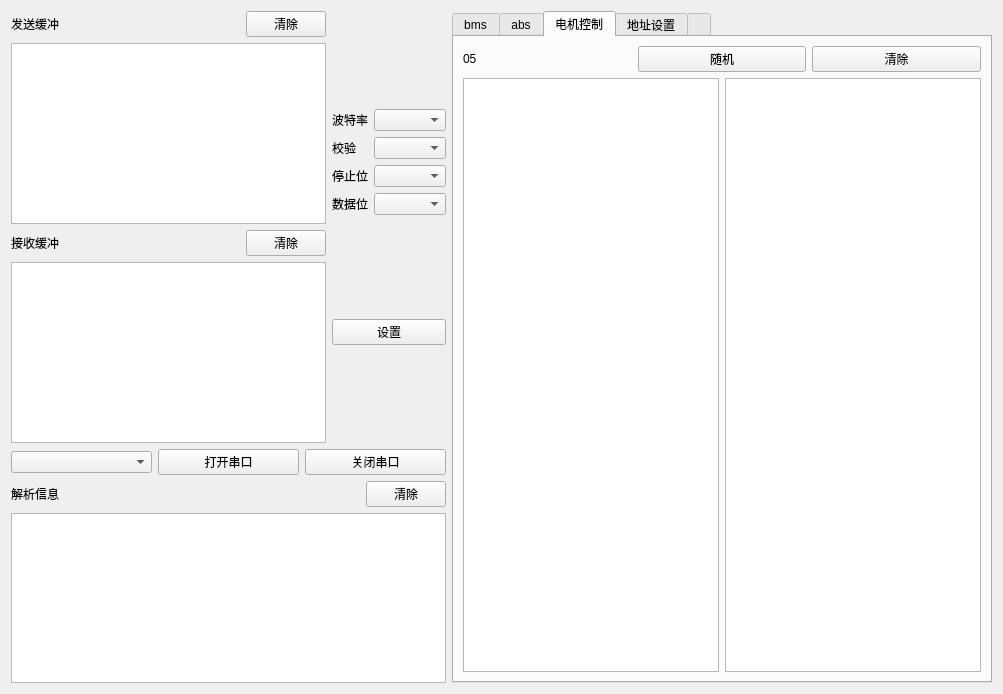
<?xml version="1.0" encoding="UTF-8"?>
<ui version="4.0">
 <class>serial_window1</class>
 <widget class="QWidget" name="serial_window1">
  <property name="geometry">
   <rect>
    <x>0</x>
    <y>0</y>
    <width>1003</width>
    <height>694</height>
   </rect>
  </property>
  <property name="windowTitle">
   <string>Form</string>
  </property>
  <layout class="QHBoxLayout" name="horizontalLayout_10">
   <item>
    <layout class="QHBoxLayout" name="horizontalLayout_9">
     <item>
      <layout class="QVBoxLayout" name="verticalLayout_12">
       <item>
        <layout class="QVBoxLayout" name="verticalLayout_6">
         <item>
          <layout class="QHBoxLayout" name="horizontalLayout_8">
           <item>
            <layout class="QVBoxLayout" name="verticalLayout_9">
             <item>
              <layout class="QVBoxLayout" name="verticalLayout_4">
               <item>
                <layout class="QHBoxLayout" name="horizontalLayout_2">
                 <item>
                  <widget class="QLabel" name="label">
                   <property name="text">
                    <string>发送缓冲</string>
                   </property>
                  </widget>
                 </item>
                 <item>
                  <spacer name="horizontalSpacer">
                   <property name="orientation">
                    <enum>Qt::Horizontal</enum>
                   </property>
                   <property name="sizeHint" stdset="0">
                    <size>
                     <width>78</width>
                     <height>20</height>
                    </size>
                   </property>
                  </spacer>
                 </item>
                 <item>
                  <widget class="QPushButton" name="clear_send_info">
                   <property name="text">
                    <string>清除</string>
                   </property>
                  </widget>
                 </item>
                </layout>
               </item>
               <item>
                <widget class="QTextBrowser" name="send_info"/>
               </item>
              </layout>
             </item>
             <item>
              <layout class="QVBoxLayout" name="verticalLayout_5">
               <item>
                <layout class="QHBoxLayout" name="horizontalLayout_4">
                 <item>
                  <widget class="QLabel" name="label_6">
                   <property name="text">
                    <string>接收缓冲</string>
                   </property>
                  </widget>
                 </item>
                 <item>
                  <spacer name="horizontalSpacer_2">
                   <property name="orientation">
                    <enum>Qt::Horizontal</enum>
                   </property>
                   <property name="sizeHint" stdset="0">
                    <size>
                     <width>78</width>
                     <height>20</height>
                    </size>
                   </property>
                  </spacer>
                 </item>
                 <item>
                  <widget class="QPushButton" name="clear_receive_info">
                   <property name="text">
                    <string>清除</string>
                   </property>
                  </widget>
                 </item>
                </layout>
               </item>
               <item>
                <widget class="QTextBrowser" name="receive_info"/>
               </item>
              </layout>
             </item>
            </layout>
           </item>
           <item>
            <layout class="QVBoxLayout" name="verticalLayout_3">
             <item>
              <layout class="QHBoxLayout" name="horizontalLayout">
               <item>
                <layout class="QVBoxLayout" name="verticalLayout">
                 <item>
                  <widget class="QLabel" name="label_2">
                   <property name="text">
                    <string>波特率</string>
                   </property>
                  </widget>
                 </item>
                 <item>
                  <widget class="QLabel" name="label_3">
                   <property name="text">
                    <string>校验</string>
                   </property>
                  </widget>
                 </item>
                 <item>
                  <widget class="QLabel" name="label_4">
                   <property name="text">
                    <string>停止位</string>
                   </property>
                  </widget>
                 </item>
                 <item>
                  <widget class="QLabel" name="label_5">
                   <property name="text">
                    <string>数据位</string>
                   </property>
                  </widget>
                 </item>
                </layout>
               </item>
               <item>
                <layout class="QVBoxLayout" name="verticalLayout_2">
                 <item>
                  <widget class="QComboBox" name="baud_rate"/>
                 </item>
                 <item>
                  <widget class="QComboBox" name="check_bit"/>
                 </item>
                 <item>
                  <widget class="QComboBox" name="stop_bit"/>
                 </item>
                 <item>
                  <widget class="QComboBox" name="data_length"/>
                 </item>
                </layout>
               </item>
              </layout>
             </item>
             <item>
              <widget class="QPushButton" name="pushButton">
               <property name="text">
                <string>设置</string>
               </property>
              </widget>
             </item>
            </layout>
           </item>
          </layout>
         </item>
         <item>
          <layout class="QHBoxLayout" name="horizontalLayout_3">
           <item>
            <widget class="QComboBox" name="port_names"/>
           </item>
           <item>
            <widget class="QPushButton" name="open_port">
             <property name="text">
              <string>打开串口</string>
             </property>
            </widget>
           </item>
           <item>
            <widget class="QPushButton" name="close_port">
             <property name="text">
              <string>关闭串口</string>
             </property>
            </widget>
           </item>
          </layout>
         </item>
        </layout>
       </item>
       <item>
        <layout class="QVBoxLayout" name="verticalLayout_10">
         <item>
          <layout class="QHBoxLayout" name="horizontalLayout_18">
           <item>
            <widget class="QLabel" name="label_11">
             <property name="text">
              <string>解析信息</string>
             </property>
            </widget>
           </item>
           <item>
            <spacer name="horizontalSpacer_3">
             <property name="orientation">
              <enum>Qt::Horizontal</enum>
             </property>
             <property name="sizeHint" stdset="0">
              <size>
               <width>68</width>
               <height>20</height>
              </size>
             </property>
            </spacer>
           </item>
           <item>
            <widget class="QPushButton" name="pushButton_2">
             <property name="text">
              <string>清除</string>
             </property>
            </widget>
           </item>
          </layout>
         </item>
         <item>
          <widget class="QTextBrowser" name="log_info"/>
         </item>
        </layout>
       </item>
      </layout>
     </item>
     <item>
      <widget class="QTabWidget" name="tabWidget">
       <property name="currentIndex">
        <number>2</number>
       </property>
       <widget class="QWidget" name="battery_condition">
        <attribute name="title">
         <string>bms</string>
        </attribute>
        <layout class="QVBoxLayout" name="verticalLayout_13">
         <item>
          <layout class="QVBoxLayout" name="verticalLayout_7">
           <item>
            <layout class="QHBoxLayout" name="horizontalLayout_11">
             <item>
              <widget class="QLabel" name="battery_addr_label">
               <property name="text">
                <string>01</string>
               </property>
              </widget>
             </item>
             <item>
              <widget class="QPushButton" name="pushButton_3">
               <property name="text">
                <string>随机</string>
               </property>
              </widget>
             </item>
             <item>
              <widget class="QPushButton" name="pushButton_4">
               <property name="text">
                <string>清除</string>
               </property>
              </widget>
             </item>
            </layout>
           </item>
           <item>
            <layout class="QHBoxLayout" name="horizontalLayout_5">
             <item>
              <layout class="QVBoxLayout" name="verticalLayout_8">
               <item>
                <widget class="QLabel" name="label_7">
                 <property name="text">
                  <string>开关量</string>
                 </property>
                </widget>
               </item>
               <item>
                <widget class="QTableWidget" name="switch_quantity_table">
                 <property name="sizePolicy">
                  <sizepolicy hsizetype="Expanding" vsizetype="Expanding">
                   <horstretch>0</horstretch>
                   <verstretch>0</verstretch>
                  </sizepolicy>
                 </property>
                </widget>
               </item>
              </layout>
             </item>
             <item>
              <layout class="QVBoxLayout" name="verticalLayout_11">
               <item>
                <widget class="QLabel" name="label_8">
                 <property name="text">
                  <string>寄存器</string>
                 </property>
                </widget>
               </item>
               <item>
                <widget class="QTableWidget" name="reg_table"/>
               </item>
              </layout>
             </item>
            </layout>
           </item>
          </layout>
         </item>
        </layout>
       </widget>
       <widget class="QWidget" name="tab3">
        <attribute name="title">
         <string>abs</string>
        </attribute>
        <layout class="QVBoxLayout" name="verticalLayout_21">
         <item>
          <layout class="QVBoxLayout" name="verticalLayout_20">
           <item>
            <layout class="QHBoxLayout" name="horizontalLayout_12">
             <item>
              <widget class="QLabel" name="label_9">
               <property name="text">
                <string>06</string>
               </property>
              </widget>
             </item>
             <item>
              <widget class="QPushButton" name="pushButton_5">
               <property name="text">
                <string>随机</string>
               </property>
              </widget>
             </item>
             <item>
              <widget class="QPushButton" name="pushButton_6">
               <property name="text">
                <string>清除</string>
               </property>
              </widget>
             </item>
            </layout>
           </item>
           <item>
            <widget class="QTableWidget" name="table_06"/>
           </item>
          </layout>
         </item>
        </layout>
       </widget>
       <widget class="QWidget" name="tab">
        <attribute name="title">
         <string>电机控制</string>
        </attribute>
        <layout class="QVBoxLayout" name="verticalLayout_15">
         <item>
          <layout class="QVBoxLayout" name="verticalLayout_14">
           <item>
            <layout class="QHBoxLayout" name="horizontalLayout_13">
             <item>
              <widget class="QLabel" name="label_12">
               <property name="text">
                <string>05</string>
               </property>
              </widget>
             </item>
             <item>
              <widget class="QPushButton" name="pushButton_7">
               <property name="text">
                <string>随机</string>
               </property>
              </widget>
             </item>
             <item>
              <widget class="QPushButton" name="pushButton_8">
               <property name="text">
                <string>清除</string>
               </property>
              </widget>
             </item>
            </layout>
           </item>
           <item>
            <layout class="QHBoxLayout" name="horizontalLayout_6">
             <item>
              <widget class="QTableWidget" name="switch_table_05"/>
             </item>
             <item>
              <widget class="QTableWidget" name="reg_table_05"/>
             </item>
            </layout>
           </item>
          </layout>
         </item>
        </layout>
       </widget>
       <widget class="QWidget" name="addr_set">
        <attribute name="title">
         <string>地址设置</string>
        </attribute>
        <layout class="QVBoxLayout" name="verticalLayout_16">
         <item>
          <layout class="QVBoxLayout" name="verticalLayout_17">
           <item>
            <layout class="QHBoxLayout" name="horizontalLayout_7">
             <item>
              <layout class="QVBoxLayout" name="verticalLayout_18">
               <item>
                <widget class="QLabel" name="label_10">
                 <property name="text">
                  <string>bms</string>
                 </property>
                </widget>
               </item>
               <item>
                <widget class="QLabel" name="label_13">
                 <property name="text">
                  <string>仪表</string>
                 </property>
                </widget>
               </item>
               <item>
                <widget class="QLabel" name="label_14">
                 <property name="text">
                  <string>智能中控</string>
                 </property>
                </widget>
               </item>
               <item>
                <widget class="QLabel" name="label_15">
                 <property name="text">
                  <string>电机控制器</string>
                 </property>
                </widget>
               </item>
               <item>
                <widget class="QLabel" name="label_16">
                 <property name="text">
                  <string>abs</string>
                 </property>
                </widget>
               </item>
               <item>
                <widget class="QLabel" name="label_17">
                 <property name="text">
                  <string>后轮锁（轮毂锁）</string>
                 </property>
                </widget>
               </item>
              </layout>
             </item>
             <item>
              <layout class="QVBoxLayout" name="verticalLayout_19">
               <item>
                <widget class="QLineEdit" name="lineEdit_2">
                 <property name="text">
                  <string>01</string>
                 </property>
                </widget>
               </item>
               <item>
                <widget class="QLineEdit" name="lineEdit_3">
                 <property name="text">
                  <string>02</string>
                 </property>
                </widget>
               </item>
               <item>
                <widget class="QLineEdit" name="lineEdit_4">
                 <property name="text">
                  <string>04</string>
                 </property>
                </widget>
               </item>
               <item>
                <widget class="QLineEdit" name="lineEdit_5">
                 <property name="text">
                  <string>05</string>
                 </property>
                </widget>
               </item>
               <item>
                <widget class="QLineEdit" name="lineEdit_6">
                 <property name="text">
                  <string>06</string>
                 </property>
                </widget>
               </item>
               <item>
                <widget class="QLineEdit" name="lineEdit_7">
                 <property name="text">
                  <string>07</string>
                 </property>
                </widget>
               </item>
              </layout>
             </item>
            </layout>
           </item>
           <item>
            <widget class="QPushButton" name="addr_set_button">
             <property name="text">
              <string>设置</string>
             </property>
            </widget>
           </item>
          </layout>
         </item>
        </layout>
       </widget>
       <widget class="QWidget" name="serial_port">
        <attribute name="title">
         <string/>
        </attribute>
        <widget class="QPushButton" name="close_serial_port">
         <property name="geometry">
          <rect>
           <x>250</x>
           <y>240</y>
           <width>1</width>
           <height>1</height>
          </rect>
         </property>
         <property name="text">
          <string/>
         </property>
        </widget>
        <widget class="QPushButton" name="test">
         <property name="geometry">
          <rect>
           <x>250</x>
           <y>270</y>
           <width>1</width>
           <height>1</height>
          </rect>
         </property>
         <property name="text">
          <string/>
         </property>
        </widget>
       </widget>
      </widget>
     </item>
    </layout>
   </item>
  </layout>
 </widget>
 <resources/>
 <connections/>
</ui>
